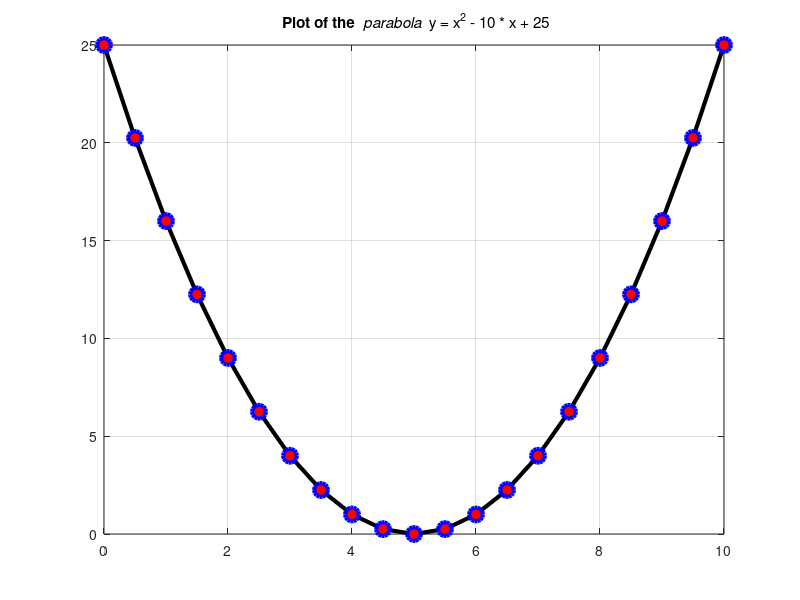
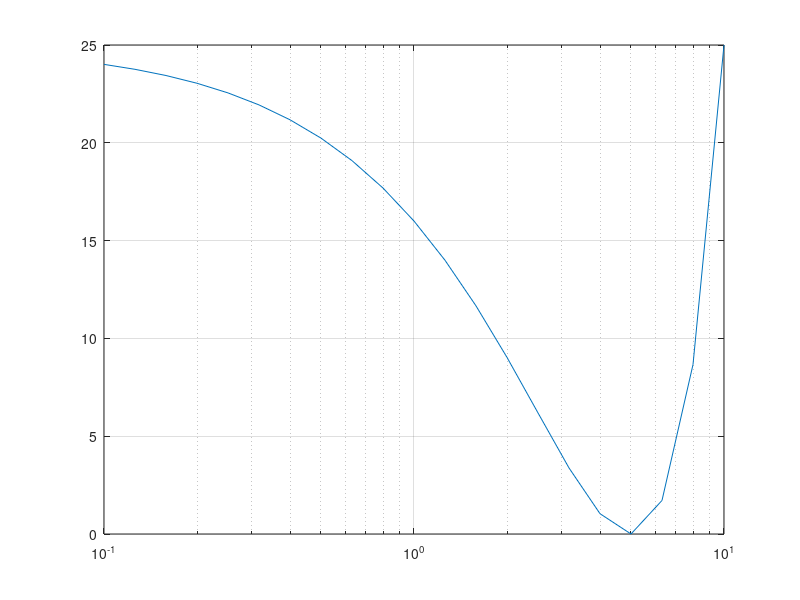

These figures' MATLAB source, in order:
%%% Linear and log plots with enhanced controls

%%% Example of how to use linear and logarithmic plots

figure(1)
x1 = linspace(0,10,21);
y = x1.^2 - 10 * x1 + 25;
plot(x1,y, '-ko', 'LineWidth', 3.0, 'MarkerFaceColor', 'r', ...
        'MarkerEdgeColor', 'b', 'MarkerSize', 10)
grid on
title('\bf Plot of the \it parabola \rm y = x^{2} - 10 * x + 25')

figure(2)
x2 = logspace(-1,1,21);
y = x2.^2 - 10 * x2 + 25;
semilogx(x2,y)
grid on